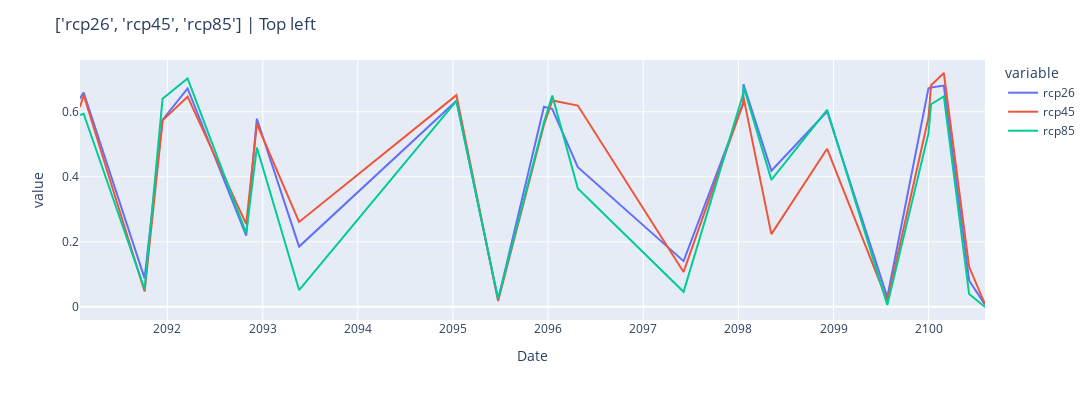

Here is the notebook cell this chart was saved with:
### Code cell
# top left
temp_lat =  lats[-3]
temp_lon = lons[2]
comparison_df_1 = comparison_df[(comparison_df['Latitude'] ==  temp_lat) & (comparison_df['Longitude'] == temp_lon)]
comparison_df_1, scale = comparison_df_1.sort_values(by='Date'), "Top left"
fig = px.line(comparison_df_1, x="Date" , y = scenario_array)
fig.update_layout(title=f'{scenario_array} | {scale}', width = 1800, height = 400)

plotly_image_path = os.path.join(folder_name, f"{scale}.png")
fig.write_image(plotly_image_path)

fig

### Figure 1 — Plotly figure (JSON) as saved in the notebook; plotly's stock layout.template omitted (floating-point values rounded to 4 significant figures)
{"data": [{"hovertemplate": "variable=rcp26<br>Date=%{x}<br>value=%{y}<extra></extra>", "legendgroup": "rcp26", "line": {"color": "#636efa", "dash": "solid"}, "marker": {"symbol": "circle"}, "mode": "lines", "name": "rcp26", "orientation": "v", "showlegend": true, "type": "scatter", "x": ["2091-01-30T12:00:00", "2091-02-13T12:00:00", "2091-10-05T12:00:00", "2091-12-13T12:00:00", "2092-03-18T12:00:00", "2092-10-29T12:00:00", "2092-12-09T12:00:00", "2093-05-20T12:00:00", "2095-01-14T12:00:00", "2095-06-23T12:00:00", "2095-12-16T12:00:00", "2096-01-17T12:00:00", "2096-04-24T12:00:00", "2097-06-04T12:00:00", "2098-01-19T12:00:00", "2098-01-20T12:00:00", "2098-05-07T12:00:00", "2098-12-07T12:00:00", "2099-07-26T12:00:00", "2099-12-31T12:00:00", "2100-01-10T12:00:00", "2100-02-28T12:00:00", "2100-06-05T12:00:00", "2100-08-05T12:00:00"], "xaxis": "x", "y": [0.6407, 0.6594, 0.08763, 0.5751, 0.6717, 0.2193, 0.5786, 0.1854, 0.6339, 0.02234, 0.6155, 0.6082, 0.4296, 0.1407, 0.6255, 0.6848, 0.4185, 0.6008, 0.0299, 0.6724, 0.6747, 0.6804, 0.08127, 0.006951], "yaxis": "y"}, {"hovertemplate": "variable=rcp45<br>Date=%{x}<br>value=%{y}<extra></extra>", "legendgroup": "rcp45", "line": {"color": "#EF553B", "dash": "solid"}, "marker": {"symbol": "circle"}, "mode": "lines", "name": "rcp45", "orientation": "v", "showlegend": true, "type": "scatter", "x": ["2091-01-30T12:00:00", "2091-02-13T12:00:00", "2091-10-05T12:00:00", "2091-12-13T12:00:00", "2092-03-18T12:00:00", "2092-10-29T12:00:00", "2092-12-09T12:00:00", "2093-05-20T12:00:00", "2095-01-14T12:00:00", "2095-06-23T12:00:00", "2095-12-16T12:00:00", "2096-01-17T12:00:00", "2096-04-24T12:00:00", "2097-06-04T12:00:00", "2098-01-19T12:00:00", "2098-01-20T12:00:00", "2098-05-07T12:00:00", "2098-12-07T12:00:00", "2099-07-26T12:00:00", "2099-12-31T12:00:00", "2100-01-10T12:00:00", "2100-02-28T12:00:00", "2100-06-05T12:00:00", "2100-08-05T12:00:00"], "xaxis": "x", "y": [0.6143, 0.6514, 0.04707, 0.5736, 0.6464, 0.2542, 0.563, 0.2611, 0.6512, 0.01805, 0.5602, 0.6348, 0.619, 0.1075, 0.6272, 0.6442, 0.2236, 0.4862, 0.0184, 0.5816, 0.6813, 0.7192, 0.1233, 0.00817], "yaxis": "y"}, {"hovertemplate": "variable=rcp85<br>Date=%{x}<br>value=%{y}<extra></extra>", "legendgroup": "rcp85", "line": {"color": "#00cc96", "dash": "solid"}, "marker": {"symbol": "circle"}, "mode": "lines", "name": "rcp85", "orientation": "v", "showlegend": true, "type": "scatter", "x": ["2091-01-30T12:00:00", "2091-02-13T12:00:00", "2091-10-05T12:00:00", "2091-12-13T12:00:00", "2092-03-18T12:00:00", "2092-10-29T12:00:00", "2092-12-09T12:00:00", "2093-05-20T12:00:00", "2095-01-14T12:00:00", "2095-06-23T12:00:00", "2095-12-16T12:00:00", "2096-01-17T12:00:00", "2096-04-24T12:00:00", "2097-06-04T12:00:00", "2098-01-19T12:00:00", "2098-01-20T12:00:00", "2098-05-07T12:00:00", "2098-12-07T12:00:00", "2099-07-26T12:00:00", "2099-12-31T12:00:00", "2100-01-10T12:00:00", "2100-02-28T12:00:00", "2100-06-05T12:00:00", "2100-08-05T12:00:00"], "xaxis": "x", "y": [0.5899, 0.5941, 0.05408, 0.6399, 0.7025, 0.2267, 0.4902, 0.05171, 0.6336, 0.0241, 0.5678, 0.6497, 0.3638, 0.04625, 0.6558, 0.6779, 0.3906, 0.6061, 0.005922, 0.5334, 0.6232, 0.6474, 0.03957, -0.0003891], "yaxis": "y"}], "layout": {"height": 400, "legend": {"title": {"text": "variable"}, "tracegroupgap": 0}, "margin": {"t": 60}, "title": {"text": "['rcp26', 'rcp45', 'rcp85'] | Top left"}, "width": 1800, "xaxis": {"anchor": "y", "domain": [0, 1], "title": {"text": "Date"}}, "yaxis": {"anchor": "x", "domain": [0, 1], "title": {"text": "value"}}}}
